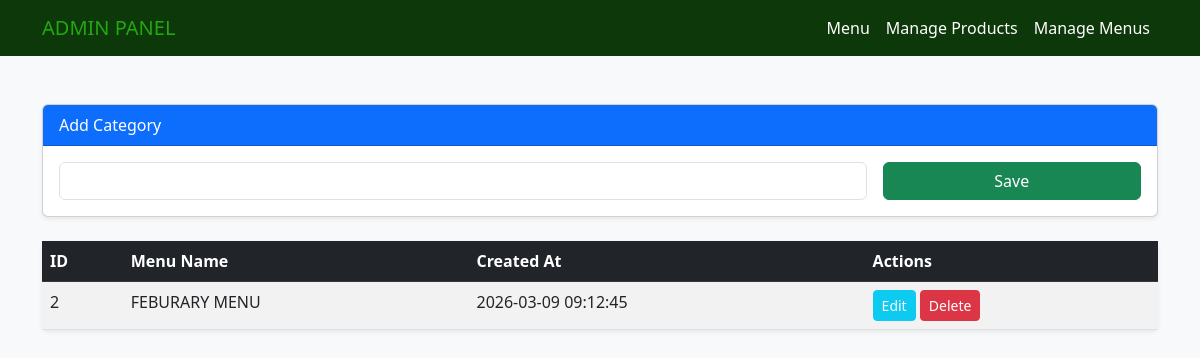
Page /manage_menu.php on the committed database.
### tables this page shows
CREATE TABLE `menus` (
  `ID` int(11) NOT NULL,
  `Name` varchar(128) NOT NULL,
  `DateCreated` datetime NOT NULL,
  `DateUpdated` datetime NOT NULL,
  `DateDeleted` datetime NOT NULL
);

### manage_menu.php (the view, shortened to what this page needs)
<?php
include "db_conn.php";
$edit = null;
?>
<!DOCTYPE html>
<html lang="en">
<head>
    <link href="https://cdn.jsdelivr.net/npm/bootstrap@5.3.0/dist/css/bootstrap.min.css" rel="stylesheet">
    <link rel="stylesheet" href="stylesheet.css">
</head>
<body class="bg-light">
<nav class="navbar navbar-expand-lg">
  <div class="container">
    <a class="navbar-brand" href="index.php">ADMIN PANEL</a>
    <div class="navbar-nav ms-auto">
      <a class="nav-link" href="index.php">Menu</a>
      <a class="nav-link active" href="manage.php">Manage Products</a>
      <a class="nav-link" href="manage_menu.php">Manage Menus</a>
    </div>
  </div>
</nav>
    <div class="container mt-5">
        <div class="card mb-4 shadow-sm">
            <div class="card-header bg-primary text-white"><?= $edit ? 'Edit' : 'Add' ?> Category</div>
            <div class="card-body">
                <form method="post" class="row g-3">
                    <div class="col-md-9"><input type="text" name="menu_name" class="form-control" value="<?= $edit['Name'] ?? '' ?>" required></div>
                    <div class="col-md-3"><button type="submit" name="save_menu" class="btn btn-success w-100">Save</button></div>
                </form>
            </div>
        </div>
        <table class="table table-striped bg-white shadow-sm rounded">
            <thead class="table-dark">
                <tr><th>ID</th><th>Menu Name</th><th>Created At</th><th>Actions</th></tr>
            </thead>
            <tbody>
                <?php
                $menus = $conn->query("SELECT * FROM menus ORDER BY ID DESC")->fetchAll();
                foreach ($menus as $m): ?>
                <tr>
                    <td><?= $m['ID'] ?></td>
                    <td><?= htmlspecialchars($m['Name']) ?></td>
                    <td><?= $m['DateCreated'] ?></td>
                    <td>
                        <a href="?edit_id=<?= $m['ID'] ?>" class="btn btn-sm btn-info text-white">Edit</a>
                        <a href="?del_id=<?= $m['ID'] ?>" class="btn btn-sm btn-danger" onclick="return confirm('Delete?')">Delete</a>
                    </td>
                </tr>
                <?php endforeach; ?>
            </tbody>
        </table>
    </div>
</body>
</html>

### stylesheet.css (style rules this page uses)
:root { --pc-green: #007a33; }
.navbar { background-color: #0d3809; }
.navbar-brand { color: #24a712; font-weight: 500; }
.navbar .nav-link { color: #fff !important; font-weight: 500; }

### rows in the picture
menus: ID "2", Name "FEBURARY MENU", DateCreated "2026-03-09 09:12:45"
